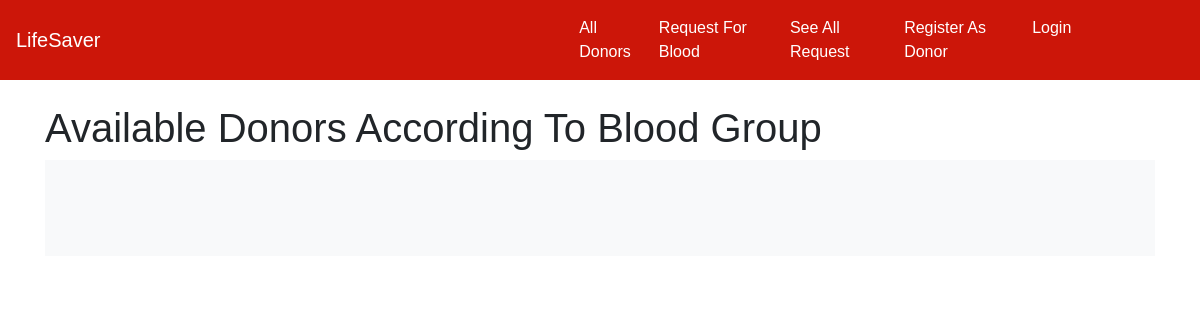
Before: / with the older database file.
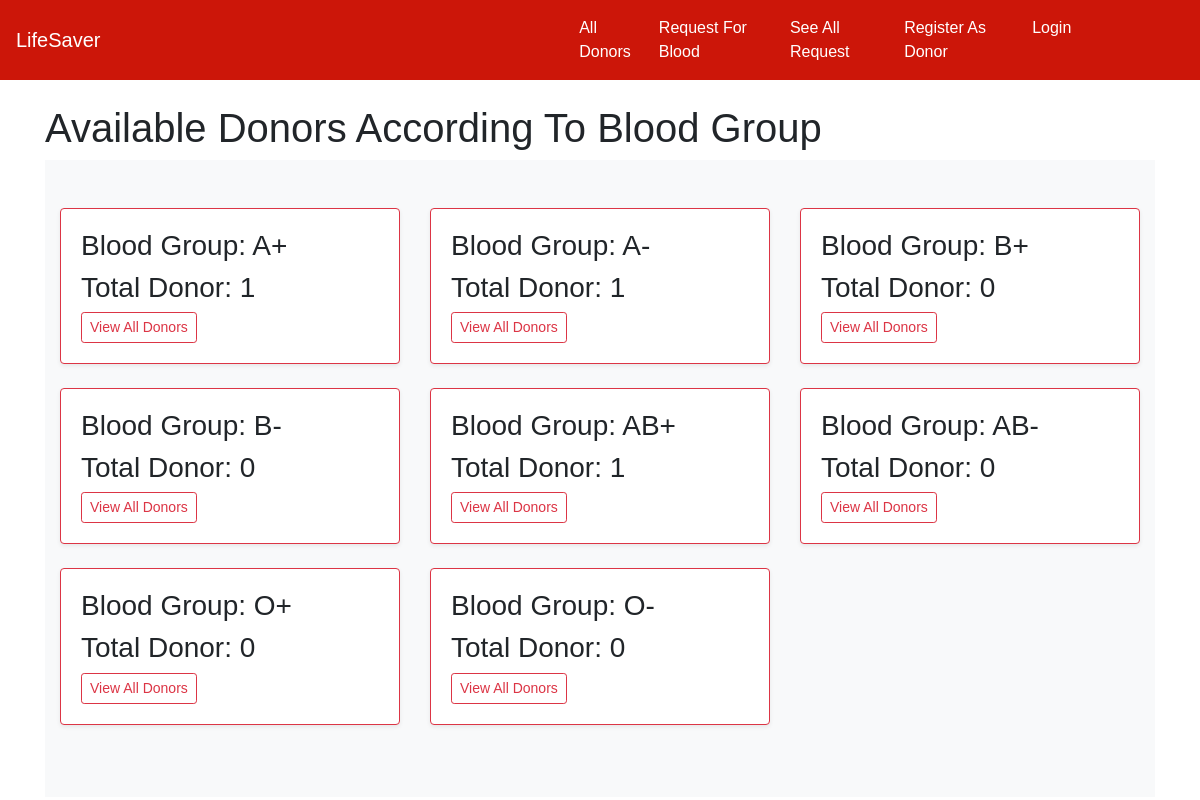
After: the same page with the newer database file.
### home/models.py (models this page shows, shortened)
class BloodGroup(models.Model):
    name = models.CharField(max_length=5)

### home/views.py (the view)
# urls.py: path("", views.index, name="index"),
def index(request):
    all_group = BloodGroup.objects.annotate(total=Count('donor'))
    return render(request, "index.html", {'all_group':all_group})

### home/templates/index.html (shortened to what this page needs)
{% extends 'base.html' %}
{% load static %}
{% block body %}
<div class="container">
<h1>Available Donors According To Blood Group</h1>
  <div class="album py-5 bg-light">
    <div class="container">
      <div class="row">
        {% for i in all_group %}
        <div class="col-md-4">
          <div class="card mb-4 shadow-sm border-danger">
            <div class="card-body">
              <h3 class="card-text">Blood Group: {{i.name}}</h3>
              <h3 class="card-text">Total Donor: {{i.total}}</h3>
              <div class="d-flex justify-content-between align-items-center">
                <div class="btn-group">
                  <a href="/donors_list/{{i.id}}/" class="btn btn-sm btn-outline-danger">View All Donors</a>
                </div>
              </div>
            </div>
          </div>
        </div>
        {% endfor %}
      </div>
    </div>
  </div>
</div>
{% endblock %}

### home/templates/base.html (shortened to what this page needs)
<!doctype html>
<html lang="en">
<head>
    <link rel="stylesheet" href="https://stackpath.bootstrapcdn.com/bootstrap/4.5.0/css/bootstrap.min.css"
>
</head>
<body>
    <nav class="navbar navbar-expand-lg navbar-dark sticky-top">
        <a class="navbar-brand" href="/">LifeSaver</a>
        <div class="collapse navbar-collapse" id="navbarNavAltMarkup" style="margin-left: 350px;">
            <div class="container w-75">
            <div class="navbar-nav">
                {% if request.user.is_authenticated %}
                <a class="nav-item nav-link active" href="/profile/">Profile</a>
                <a class="nav-item nav-link active" href="/edit_profile/">Edit Profile</a>
                <a class="nav-item nav-link active" href="/see_all_request/">See All Request</a>
                <a class="nav-item nav-link active" href="/logout/">Logout</a>
                {% else %}
                <a class="nav-item nav-link active" href="/">All Donors</a>
                <a class="nav-item nav-link active" href="/request_blood/">Request For Blood</a>
                <a class="nav-item nav-link active" href="/see_all_request/">See All Request</a>
                <a class="nav-item nav-link active" href="/become_donor/">Register As Donor</a>
                <a class="nav-item nav-link active" href="/login/">Login</a>
                {% endif %}
            </div>
        </div>
        </div>
    </nav><br>
        {% block body %}
        {% endblock %}
</body>
</html>

### home/templates/base.html (style rules this page uses)
.navbar { background-color: #cc1609; }
* { font-family: Impact, Haettenschweiler, 'Arial Narrow Bold', sans-serif; }

Changed rows visible on the page:
added BloodGroup: name "A+", total "1"
added BloodGroup: name "A-", total "1"
added BloodGroup: name "B+", total "0"
added BloodGroup: name "B-", total "0"
added BloodGroup: name "AB+", total "1"
added BloodGroup: name "AB-", total "0"
added BloodGroup: name "O+", total "0"
added BloodGroup: name "O-", total "0"
